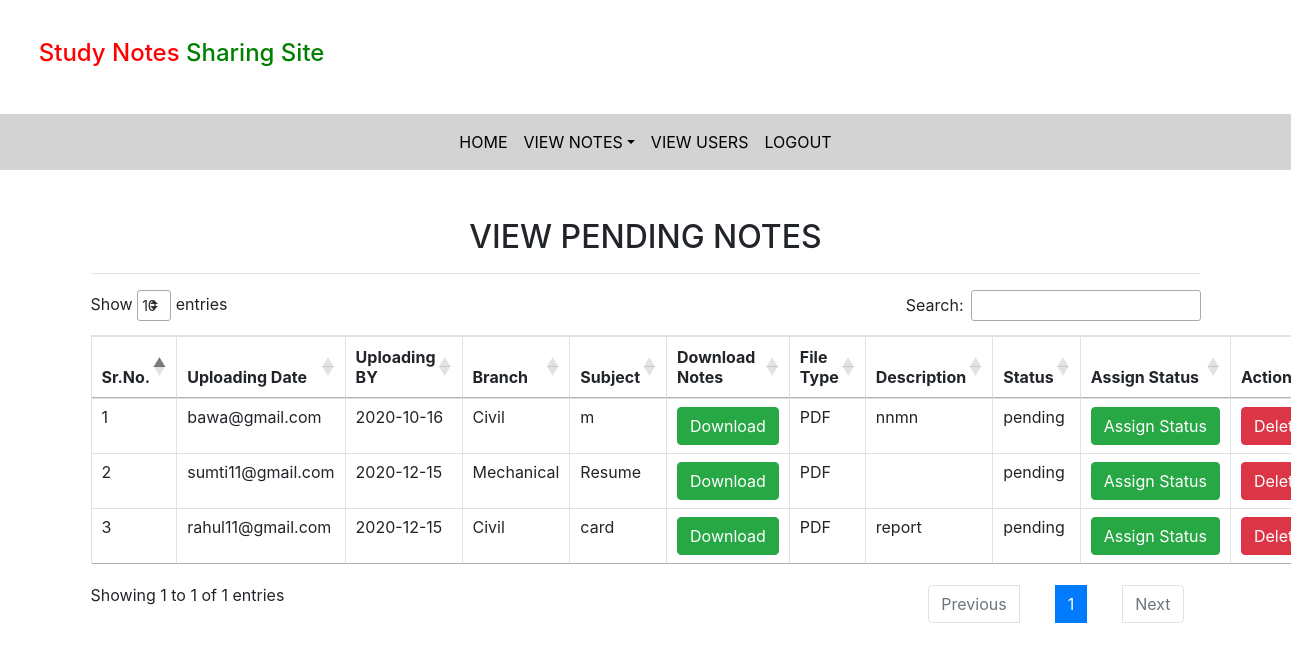
Page /pending_notes/ (signed in) on the committed database.
### notes/models.py (models this page shows, shortened)
class Notes(models.Model):
    user=models.ForeignKey(User,on_delete=models.CASCADE)
    uploadingdate=models.CharField(max_length=30)
    branch=models.CharField(max_length=30)
    subject=models.CharField(max_length=30)
    notesfile=models.FileField(null=True)
    filetype=models.CharField(max_length=30,null=True)
    description=models.CharField(max_length=200,null=True)
    status=models.CharField(max_length=15)

### notes/views.py (the view)
# urls.py: path('pending_notes/',views.pending_notes,name="pending_notes"),
def pending_notes(request):
    if not request.user.is_authenticated:
        return redirect('login_admin')
    notes=Notes.objects.filter(status="pending")
    d={'notes':notes}
    return render(request,'pending_notes.html',d)

### notes/templates/pending_notes.html (shortened to what this page needs)
{% extends 'admin_nav.html' %}
 {% load static %}
 {% block body %}
<link rel="stylesheet" href="https://cdnjs.cloudflare.com/ajax/libs/twitter-bootstrap/4.5.2/css/bootstrap.css">
<link rel="stylesheet" href="https://cdn.datatables.net/1.10.22/css/dataTables.bootstrap4.min.css">
 <div class="container mt-5">
   <h2 class="text-center">VIEW PENDING NOTES</h2>
   <hr>
   <table class="table table-bordered" id="example">
     <thead>
       <tr>
         <th>Sr.No.</th>
         <th>Uploading Date</th>
         <th>Uploading BY</th>
         <th>Branch</th>
         <th>Subject</th>
         <th>Download Notes</th>
         <th>File Type</th>
         <th>Description</th>
         <th>Status</th>
         <th>Assign Status</th>
         <th>Action</th>
       </tr>
       </thead>
       {% for i in notes %}
       <tbody>
       <tr>
         <td>{{forloop.counter}}</td>
         <td>{{i.user.username}}</td>
         <td>{{i.uploadingdate}}</td>
         <td>{{i.branch}}</td>
         <td>{{i.subject}}</td>
         <td><a href="{{i.notesfile.url}}" class=" btn btn-success"download>Download</a></td>
         <td>{{i.filetype}}</td>
         <td>{{i.description}}</td>
         <td>{{i.status}}</td>
         <td><a href="{% url 'assign_status' i.id %}" class=" btn btn-success">Assign&nbsp;Status</a></td>
         <td><a href="{% url 'delete_notes' i.id %}" class=" btn btn-danger" onclick="return confirm('Are you sure?')">Delete</a></td>
       </tr>
       {% endfor %}
     </tbody>
   </table>
 </div>
 {% endblock body %}

### rows in the picture
Notes: user.username "bawa@gmail.com", uploadingdate "2020-10-16", branch "Civil", subject "m", filetype "PDF", description "nnmn", status "pending"
Notes: user.username "sumti11@gmail.com", uploadingdate "2020-12-15", branch "Mechanical", subject "Resume", filetype "PDF", status "pending"
Notes: user.username "rahul11@gmail.com", uploadingdate "2020-12-15", branch "Civil", subject "card", filetype "PDF", description "report", status "pending"
